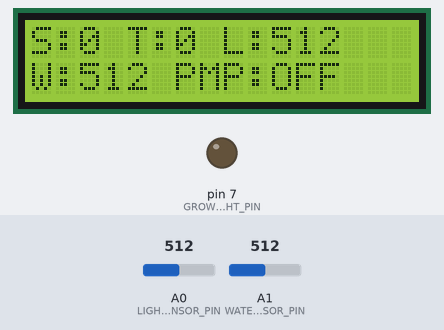
A sketch run on a simulated Arduino Uno, built with avr-gcc and run on an emulated ATmega328P. Parts: 16×2 character LCD, output pins drawn as LEDs (lit = HIGH). Inputs (shaded band) come from the test bench; at power-on: A1 (WATER_SENSOR_PIN) = 512, A0 (LIGHT_SENSOR_PIN) = 512.

Above: at 3.2 s.
3.3 s: A1 (WATER_SENSOR_PIN) set to 110
At 5.3 s:
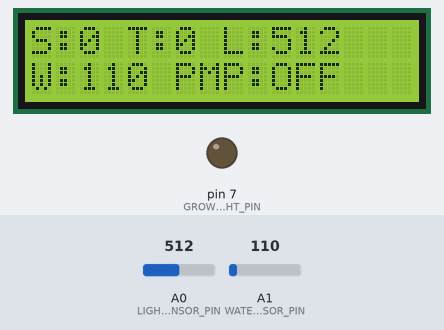
5.7 s: A1 (WATER_SENSOR_PIN) set to 92
At 7.2 s:
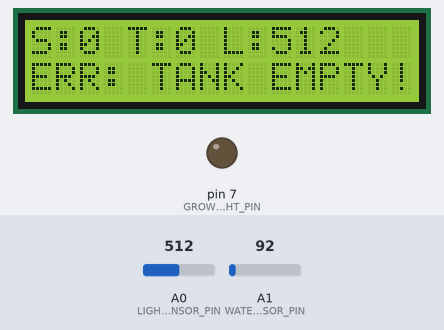
7.8 s: A0 (LIGHT_SENSOR_PIN) set to 716
At 9.0 s:
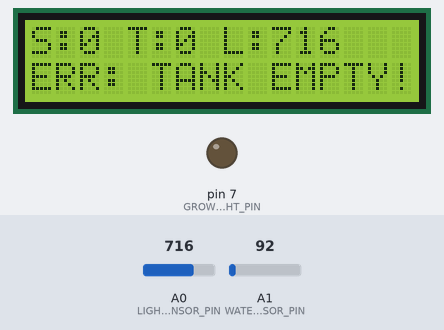
9.8 s: A0 (LIGHT_SENSOR_PIN) set to 900
At 10.9 s:
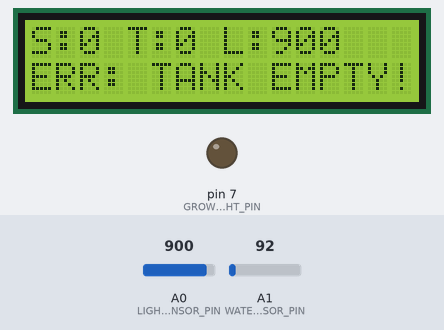
11.9 s: A1 (WATER_SENSOR_PIN) set to 122
At 13.7 s:
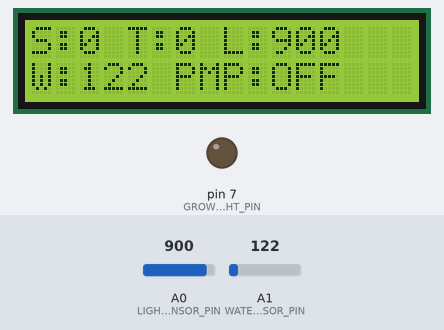
14.0 s: A1 (WATER_SENSOR_PIN) set to 90
At 15.6 s:
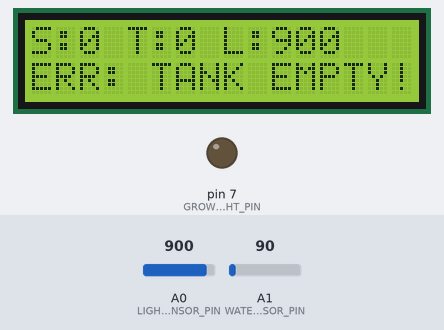
Timing chart, 0 to 17.0 s (numbered marks = the images above; inputs shaded):
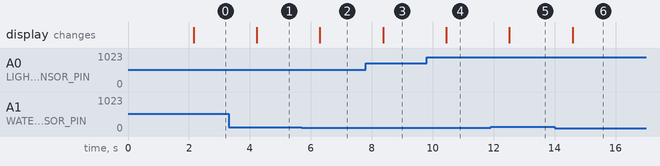

Measured:
- the behaviour switches between 100 and 99 on A1 (WATER_SENSOR_PIN) (found by bisection; images 1 and 2)
- after the input at 3.3 s, the display: changes after 0.93 s (image 1)
- after the input at 5.7 s, the display: changes after 0.60 s (image 2)
- after the input at 7.8 s, the display: changes after 0.57 s (image 3)
- after the input at 9.8 s, the display: changes after 0.65 s (image 4)
- after the input at 11.9 s, the display: changes after 0.62 s (image 5)
- after the input at 14.0 s, the display: changes after 0.59 s (image 6)

The sketch:

26SP_SE1923_G2_Final_report.ino
```cpp
#include <SoftwareSerial.h>
#include <Wire.h>
#include <LiquidCrystal_I2C.h>

SoftwareSerial espSerial(8, 9);
LiquidCrystal_I2C lcd(0x27, 16, 2);

const int LIGHT_SENSOR_PIN = A0;
const int WATER_SENSOR_PIN = A1;
const int GROW_LIGHT_PIN = 7;

unsigned long lastSendTime = 0;

int soilValue = 0;
int tempValue = 0;
int pumpStatus = 0;

void setup() {
  Serial.begin(9600);
  espSerial.begin(9600);

  pinMode(GROW_LIGHT_PIN, OUTPUT);
  digitalWrite(GROW_LIGHT_PIN, LOW);

  lcd.init();
  lcd.backlight();
  lcd.setCursor(0, 0);
  lcd.print("System Booting..");
  delay(2000);
  lcd.clear();
}

void loop() {
  if (espSerial.available() > 0) {
    String msg = espSerial.readStringUntil('\n');
    msg.trim();

    if (msg.startsWith("S:")) {
      int comma1 = msg.indexOf(',');
      int comma2 = msg.indexOf(',', comma1 + 1);
      int comma3 = msg.indexOf(',', comma2 + 1);

      if (comma1 > 0 && comma2 > 0 && comma3 > 0) {
        soilValue = msg.substring(2, comma1).toInt();
        tempValue = msg.substring(comma1 + 3, comma2).toInt();
        pumpStatus = msg.substring(comma2 + 3, comma3).toInt();
        int ledStatus = msg.substring(comma3 + 3).toInt();

        if (ledStatus == 1) {
          digitalWrite(GROW_LIGHT_PIN, HIGH);
        } else {
          digitalWrite(GROW_LIGHT_PIN, LOW);
        }

        updateLCD();
      }
    }
  }

  // send data
  if (millis() - lastSendTime > 2000) {
    int waterLevel = analogRead(WATER_SENSOR_PIN);
    int lightLevel = analogRead(LIGHT_SENSOR_PIN);

    espSerial.print("W:");
    espSerial.print(waterLevel);
    espSerial.print(",L:");
    espSerial.println(lightLevel);

    updateLCD();
    lastSendTime = millis();
  }
}

void updateLCD() {
  int currentWater = analogRead(WATER_SENSOR_PIN);
  int currentLight = analogRead(LIGHT_SENSOR_PIN);


  lcd.setCursor(0, 0);
  lcd.print("                ");
  lcd.setCursor(0, 0);
  lcd.print("S:");
  lcd.print(soilValue);
  lcd.print(" T:");
  lcd.print(tempValue);
  lcd.print(" L:");
  lcd.print(currentLight);


  lcd.setCursor(0, 1);
  lcd.print("                ");
  lcd.setCursor(0, 1);

  if (currentWater < 100) {
    lcd.print("ERR: TANK EMPTY!");
  } else {
    lcd.print("W:");
    lcd.print(currentWater);
    if (pumpStatus == 1) {
      lcd.print(" PMP:ON");
    } else {
      lcd.print(" PMP:OFF");
    }
  }
}
```
